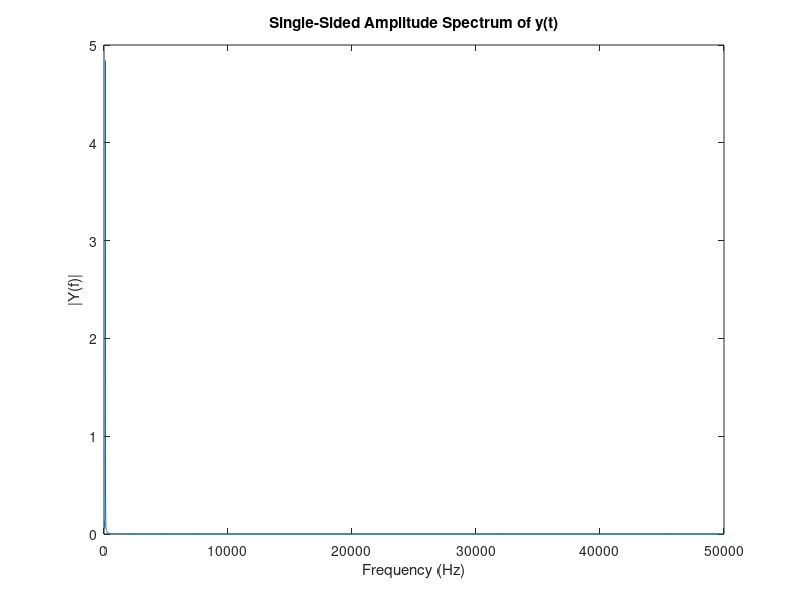

Here is the MATLAB script that generated this plot: (Note: this script raises an error after producing the figure.)
close all
clear all

Fs = 100000;                    % Sampling frequency
T = 1/Fs;                     % Sample time
L = 100000;                     % Length of signal
t = (0:L-1)*T;                % Time vector
% Sum of a 50 Hz sinusoid and a 120 Hz sinusoid
x = 0.7*exp(-20.*t).*sin(2*pi*50*t) + exp(-5.*(t-T*L/2)).*sin(2*pi*120*t);

%x(1:length(t)) = 1.*t;

y = x + 0.00022*randn(size(t));     % Sinusoids plus noise
plot(Fs*t(1:50),y(1:50))
title('Signal Corrupted with Zero-Mean Random Noise')
xlabel('time (milliseconds)')

NFFT = length(y); % Next power of 2 from length of y
Y = 2*fft(y,NFFT)/L;
f = Fs/2*linspace(0,1,NFFT/2+1);

Y2=2*(Y(1:NFFT/2+1));

% Plot single-sided amplitude spectrum.
plot(f,2*abs(Y(1:NFFT/2+1)))
title('Single-Sided Amplitude Spectrum of y(t)')
xlabel('Frequency (Hz)')
ylabel('|Y(f)|')

y2=fourierseries2time(f,Y2,T*(L-1))

figure
plot(t,y2)
hold on
plot(t,y,'r')



